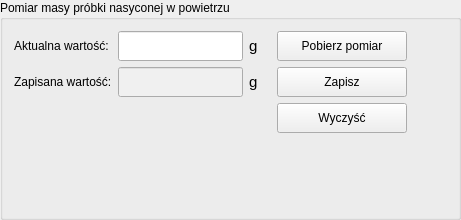
                       <widget class="QGroupBox" name="measureSaturatedGroupBox">
                        <property name="minimumSize">
                         <size>
                          <width>380</width>
                          <height>220</height>
                         </size>
                        </property>
                        <property name="title">
                         <string>Pomiar masy próbki nasyconej w powietrzu</string>
                        </property>
                        <layout class="QVBoxLayout" name="verticalLayout_26">
                         <item>
                          <layout class="QHBoxLayout" name="savedValueLayout_5">
                           <item>
                            <layout class="QGridLayout" name="gridLayout_14">
                             <item row="3" column="0">
                              <widget class="QLabel" name="labelSavedMeasureSaturated">
                               <property name="minimumSize">
                                <size>
                                 <width>0</width>
                                 <height>0</height>
                                </size>
                               </property>
                               <property name="font">
                                <font>
                                 <pointsize>9</pointsize>
                                </font>
                               </property>
                               <property name="text">
                                <string>Zapisana wartość:</string>
                               </property>
                              </widget>
                             </item>
                             <item row="3" column="1">
                              <widget class="QLineEdit" name="editSavedMeasureSaturated">
                               <property name="minimumSize">
                                <size>
                                 <width>50</width>
                                 <height>30</height>
                                </size>
                               </property>
                               <property name="maximumSize">
                                <size>
                                 <width>200</width>
                                 <height>16777215</height>
                                </size>
                               </property>
                               <property name="font">
                                <font>
                                 <pointsize>9</pointsize>
                                 <bold>true</bold>
                                </font>
                               </property>
                               <property name="styleSheet">
                                <string notr="true">background-color: #f0f0f0;</string>
                               </property>
                               <property name="alignment">
                                <set>Qt::AlignmentFlag::AlignCenter</set>
                               </property>
                               <property name="readOnly">
                                <bool>true</bool>
                               </property>
                              </widget>
                             </item>
                             <item row="3" column="2">
                              <widget class="QLabel" name="labelUnitSavedMeasureSaturated">
                               <property name="font">
                                <font>
                                 <pointsize>11</pointsize>
                                </font>
                               </property>
                               <property name="text">
                                <string>g</string>
                               </property>
                              </widget>
                             </item>
                             <item row="4" column="1">
                              <spacer name="verticalSpacer_20">
                               <property name="orientation">
                                <enum>Qt::Orientation::Vertical</enum>
                               </property>
                               <property name="sizeHint" stdset="0">
                                <size>
                                 <width>20</width>
                                 <height>40</height>
                                </size>
                               </property>
                              </spacer>
                             </item>
                             <item row="0" column="0">
                              <widget class="QLabel" name="labelCurrentMeasureSaturated">
                               <property name="minimumSize">
                                <size>
                                 <width>0</width>
                                 <height>0</height>
                                </size>
                               </property>
                               <property name="font">
                                <font>
                                 <pointsize>9</pointsize>
                                </font>
                               </property>
                               <property name="text">
                                <string>Aktualna wartość:</string>
                               </property>
                              </widget>
                             </item>
                             <item row="0" column="1">
                              <widget class="QLineEdit" name="editCurrentMeasureSaturated">
                               <property name="minimumSize">
                                <size>
                                 <width>50</width>
                                 <height>30</height>
                                </size>
                               </property>
                               <property name="maximumSize">
                                <size>
                                 <width>200</width>
                                 <height>16777215</height>
                                </size>
                               </property>
                               <property name="font">
                                <font>
                                 <pointsize>9</pointsize>
                                 <bold>true</bold>
                                </font>
                               </property>
                               <property name="alignment">
                                <set>Qt::AlignmentFlag::AlignCenter</set>
                               </property>
                               <property name="readOnly">
                                <bool>true</bool>
                               </property>
                              </widget>
                             </item>
                             <item row="0" column="2">
                              <widget class="QLabel" name="labelUnitCurrentMeasureSaturated">
                               <property name="font">
                                <font>
                                 <pointsize>11</pointsize>
                                </font>
                               </property>
                               <property name="text">
                                <string>g</string>
                               </property>
                              </widget>
                             </item>
                            </layout>
                           </item>
                           <item>
                            <spacer name="horizontalSpacer_17">
                             <property name="orientation">
                              <enum>Qt::Orientation::Horizontal</enum>
                             </property>
                             <property name="sizeType">
                              <enum>QSizePolicy::Policy::Minimum</enum>
                             </property>
                             <property name="sizeHint" stdset="0">
                              <size>
                               <width>13</width>
                               <height>13</height>
                              </size>
                             </property>
                            </spacer>
                           </item>
                           <item>
                            <layout class="QGridLayout" name="gridLayout_15">
                             <item row="1" column="0">
                              <widget class="QPushButton" name="buttonSaveCurrentMeasureSaturated">
                               <property name="minimumSize">
                                <size>
                                 <width>130</width>
                                 <height>30</height>
                                </size>
                               </property>
                               <property name="text">
                                <string>Zapisz</string>
                               </property>
                              </widget>
                             </item>
                             <item row="2" column="0">
                              <widget class="QPushButton" name="buttonClearSavedMeasureSaturated">
                               <property name="minimumSize">
                                <size>
                                 <width>130</width>
                                 <height>30</height>
                                </size>
                               </property>
                               <property name="text">
                                <string>Wyczyść</string>
                               </property>
                              </widget>
                             </item>
                             <item row="0" column="0">
                              <widget class="QPushButton" name="buttonGetMeasureSaturated">
                               <property name="minimumSize">
                                <size>
                                 <width>130</width>
                                 <height>30</height>
                                </size>
                               </property>
                               <property name="text">
                                <string>Pobierz pomiar</string>
                               </property>
                              </widget>
                             </item>
                             <item row="3" column="0">
                              <spacer name="verticalSpacer_21">
                               <property name="orientation">
                                <enum>Qt::Orientation::Vertical</enum>
                               </property>
                               <property name="sizeHint" stdset="0">
                                <size>
                                 <width>20</width>
                                 <height>40</height>
                                </size>
                               </property>
                              </spacer>
                             </item>
                            </layout>
                           </item>
                           <item>
                            <spacer name="horizontalSpacer_25">
                             <property name="orientation">
                              <enum>Qt::Orientation::Horizontal</enum>
                             </property>
                             <property name="sizeHint" stdset="0">
                              <size>
                               <width>40</width>
                               <height>20</height>
                              </size>
                             </property>
                            </spacer>
                           </item>
                          </layout>
                         </item>
                        </layout>
                       </widget>
